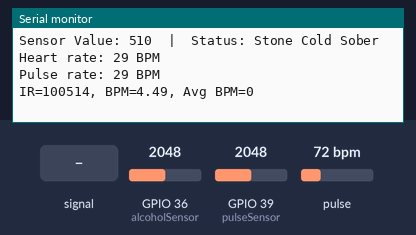
Bench run of a sketch on a simulated ESP32. On the bench: the last lines printed to the serial monitor. Inputs (shaded band) come from the test bench; at power-on: GPIO 36 (alcoholSensor) = 2048, pulse 72 bpm, GPIO 39 (pulseSensor) = 2048. WiFi joins after 1.5 s; servers stay silent unless stated.

Above: at 13.8 s.
13.9 s: GPIO 36 (alcoholSensor) set to 3603
At 14.3 s:
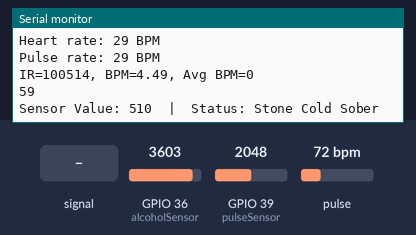
17.7 s: GPIO 36 (alcoholSensor) set to 4095
At 19.1 s:
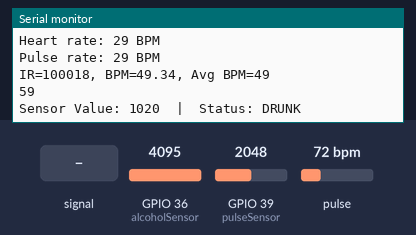
21.4 s: GPIO 39 (pulseSensor) fed a 200 Hz sine of ±327 counts around its level
At 21.81 s:
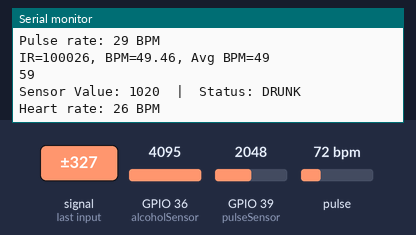
22.9 s: pulse set to 42 bpm
At 23.4 s:
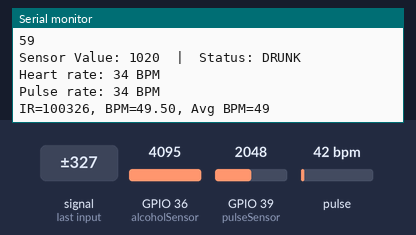
24.4 s: GPIO 39 (pulseSensor) set to 2866
At 24.4 s:
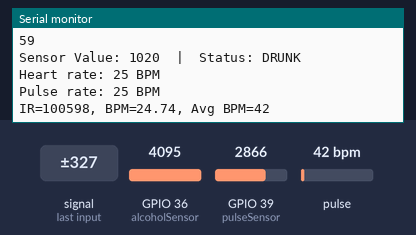
25.9 s: GPIO 39 (pulseSensor) fed a 1000 Hz sine of ±1023 counts around its level
At 27.87 s:
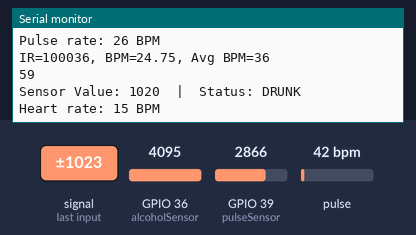
Timing chart, 0 to 28.4 s (numbered marks = the images above; inputs shaded):
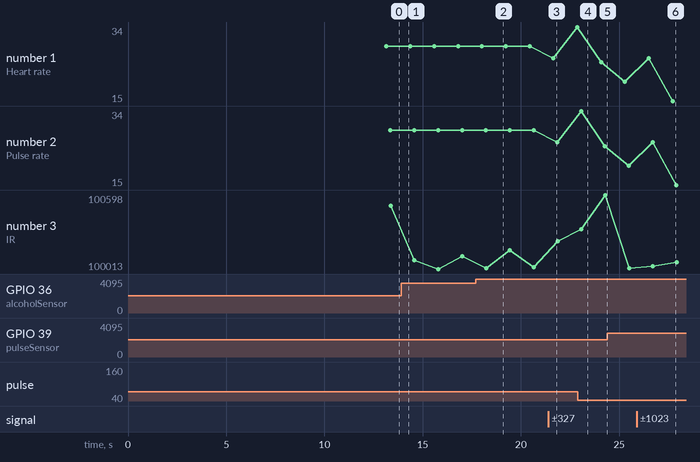

The sketch:

asadon_mendajemidterm.ino
```cpp
/*

References:

For Alcohol Sensor:
https://lastminuteengineers.com/mq3-alcohol-sensor-arduino-tutorial/

For Pulse Sensor:
https://lastminuteengineers.com/pulse-sensor-arduino-tutorial/

*/

#define BLYNK_TEMPLATE_ID "TMPL6NI1waMtl"
#define BLYNK_TEMPLATE_NAME "HeartRate"
#define BLYNK_AUTH_TOKEN "3riN5urYAZJg60WSVXn_X_W7oyhK86uC"
#define BLYNK_PRINT Serial

#include <Arduino.h>
#include <WiFi.h>
#include <WiFiClient.h>
#include <BlynkSimpleEsp32.h>

char auth[] = "3riN5urYAZJg60WSVXn_X_W7oyhK86uC";
char ssid[] = "Galaxy A52s 5G35BA";
char pass[] = "hahaha1234";


int alcoholSensor = 36;
int pulseSensor = 39;
int bpm;
int pulseValue;
#define Sober 730  // Define max value that we consider sober
#define Drunk 900   // Define min value that we consider drunk
float sensorValue;  //variable to store sensor value

//....
#include <Wire.h>
#include "MAX30105.h"
#include "heartRate.h"


MAX30105 particleSensor;

const byte RATE_SIZE = 4; //Increase this for more averaging. 4 is good.
byte rates[RATE_SIZE]; //Array of heart rates
byte rateSpot = 0;
long lastBeat = 0; //Time at which the last beat occurred
float beatsPerMinute;
int beatAvg;
int samp;
//....


void setup()
 {
  // Start the serial communication
  Serial.begin(9600);

  // Connect to WiFi
  WiFi.begin(ssid, pass);
  while (WiFi.status() != WL_CONNECTED) {
    delay(1000);
    Serial.println("Connecting to WiFi...");
  }
  Serial.println("Connected to WiFi");

  // Connect to Blynk
  Blynk.begin(auth, ssid, pass);
  while (!Blynk.connected()) {
    Serial.println("Connecting to Blynk...");
    delay(1000);
  }
  Serial.println("Connected to Blynk");

  // Set up the pulse sensor
  pinMode(pulseSensor, INPUT);
  pinMode(alcoholSensor, INPUT);
  Serial.println("MQ3 warming up!");
	delay(10000); // allow the MQ3 to warm up

    //...
  Blynk.begin(auth, ssid, pass, "blynk.cloud", 80);
  // ---------------
  // pinMode(pulsePin, INPUT);
  // ---------------
  // Initialize sensor
  if (!particleSensor.begin(Wire, I2C_SPEED_FAST)) //Use default I2C port, 400kHz speed
  {
    Serial.println("MAX30105 was not found. Please check wiring/power. ");
    while (1);
  }
  Serial.println("Place your index finger on the sensor with steady pressure.");

  particleSensor.setup(); //Configure sensor with default settings
  particleSensor.setPulseAmplitudeRed(0x0A); //Turn Red LED to low to indicate sensor is running
  particleSensor.setPulseAmplitudeGreen(0); //Turn off Green LED
  //...
}

void loop() {

  Blynk.run();

int sensorValue = analogRead(alcoholSensor); // read analog input pin 0
  sensorValue = map(sensorValue, 0, 1023, 0, 255);

	Serial.print("Sensor Value: ");
	Serial.print(sensorValue);

	// Determine the status
	if (sensorValue < Sober) {
		Serial.println("  |  Status: Stone Cold Sober");
    Blynk.virtualWrite(V5, sensorValue);
	} else if (sensorValue >= Sober && sensorValue < Drunk) {
		Serial.println("  |  Status: Drinking but within legal limits");
        Blynk.virtualWrite(V5, sensorValue);
	} else {
		Serial.println("  |  Status: DRUNK");
    Blynk.virtualWrite(V5, sensorValue);

	}

	delay(400);

  //Pulse

 pulseValue = analogRead(pulseSensor);

  // Detect the pulse
  if (pulseValue > 600) {
    delay(100); // wait for a short time
    bpm = 60000 / pulseValue; // calculate the heart rate in beats per minute
    Serial.print("Heart rate: ");
    Serial.print(bpm);
    Serial.println(" BPM");

    // Send the heart rate to Blynk
    Blynk.virtualWrite(V6, bpm);
    delay(200);

    // Print the heart rate on the serial monitor
    String message = "Pulse rate: " + String(bpm) + " BPM";
    Serial.println(message);


     //...
  long irValue = particleSensor.getIR();

  if (checkForBeat(irValue) == true)
  {
    //We sensed a beat!
    long delta = millis() - lastBeat;
    lastBeat = millis();

    beatsPerMinute = 60 / (delta / 1000.0);

    if (beatsPerMinute < 255 && beatsPerMinute > 20)
    {
      rates[rateSpot++] = (byte)beatsPerMinute; //Store this reading in the array
      rateSpot %= RATE_SIZE; //Wrap variable

      //Take average of readings
      beatAvg = 0;
      for (byte x = 0 ; x < RATE_SIZE ; x++)
        beatAvg += rates[x];
      beatAvg /= RATE_SIZE;
    }
  }

  Serial.print("IR=");
  Serial.print(irValue);
  Serial.print(", BPM=");
  Serial.print(beatsPerMinute);
  Serial.print(", Avg BPM=");
  Serial.print(beatAvg);

  if (irValue < 50000)
    Serial.print(" No finger?");

  Serial.println();

  samp = 6000000 / irValue;
  Blynk.virtualWrite(V7, samp);
  delay(500);
  Serial.print(samp);
  Serial.println();
  //...
  }


}
```

Measured:
- after the input at 17.7 s, the serial monitor: prints a new line after 1.0 s (image 2)
- after the input at 21.4 s, the serial monitor: prints a new line after 0.25 s (image 3)
- after the input at 22.9 s, the serial monitor: prints a new line after 0.17 s (image 4)
- after the input at 25.9 s, the serial monitor: prints a new line after 0.60 s (image 6)
- plotted number 1: 29 → 34 after the input at 21.4 s, 25 → 20 after the input at 24.4 s, 20 → 15 after the input at 25.9 s
- plotted number 2: 29 → 26 after the input at 21.4 s, 25 → 20 after the input at 24.4 s, 20 → 15 after the input at 25.9 s
- plotted number 3: 100514 → 100115 after the input at 13.9 s, 100115 → 100026 after the input at 17.7 s, 100234 → 100598 after the input at 22.9 s
